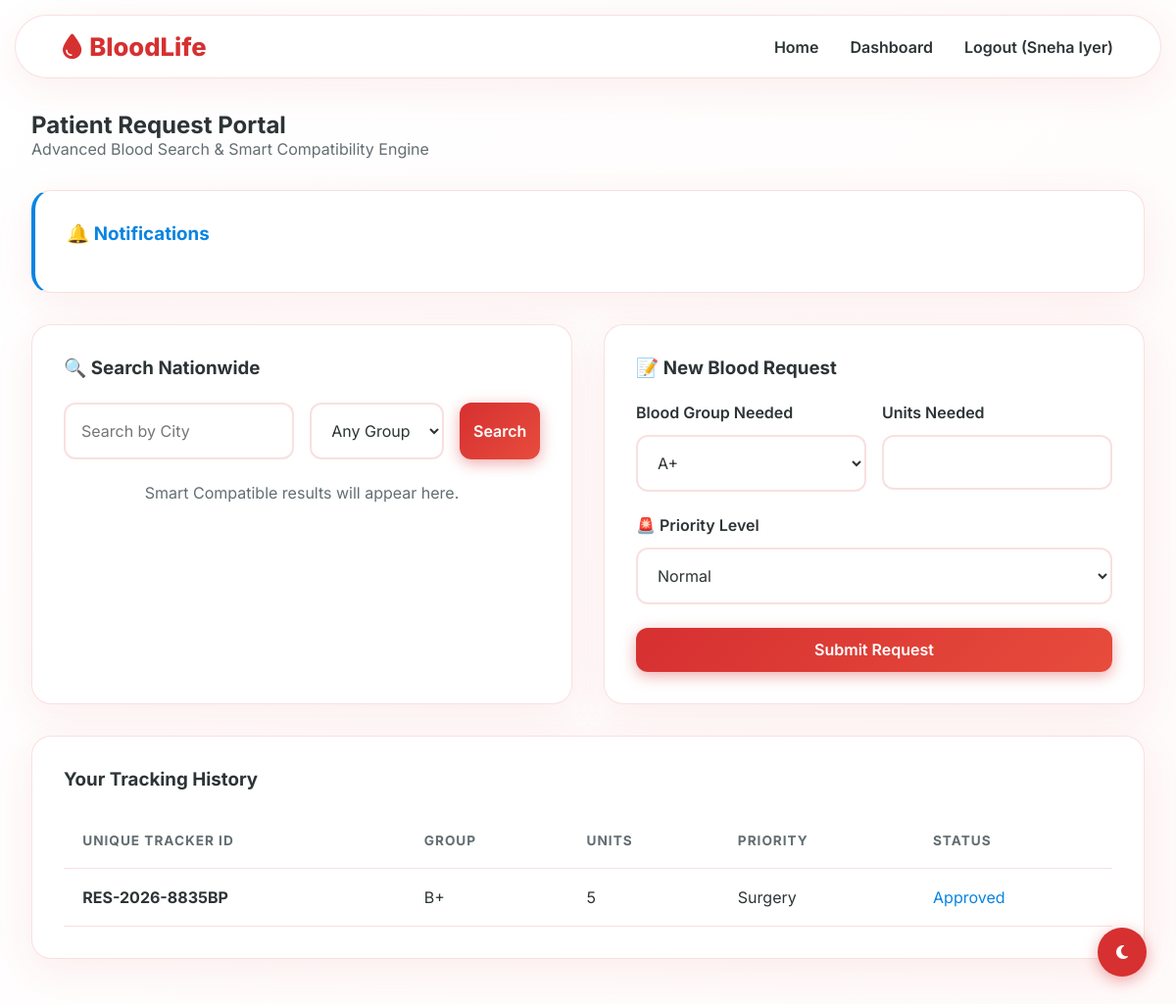
Screenshot of /dashboard/receiver (signed in) with the database file from the repository.
### models.py (models this page shows, shortened)
class User(db.Model):
    __tablename__ = 'users'
    id = db.Column(db.Integer, primary_key=True)
    role = db.Column(db.String(20), nullable=False) # 'admin', 'donor', 'receiver', 'hospital'
    name = db.Column(db.String(100), nullable=False)
    email = db.Column(db.String(120), unique=True, nullable=False)
    password_hash = db.Column(db.String(256), nullable=False)
    blood_group = db.Column(db.String(5), nullable=True) # A+, O-, etc.
    city = db.Column(db.String(100), nullable=True)
    certificate_path = db.Column(db.String(255), nullable=True) # Path to health certs
    created_at = db.Column(db.DateTime, default=lambda: datetime.now(timezone.utc))

class Reservation(db.Model):
    __tablename__ = 'reservations'
    id = db.Column(db.Integer, primary_key=True)
    unique_id = db.Column(db.String(50), unique=True, nullable=False) # e.g., RES-2026-AB123
    user_id = db.Column(db.Integer, db.ForeignKey('users.id'), nullable=False)
    blood_group = db.Column(db.String(5), nullable=False)
    units = db.Column(db.Integer, nullable=False)
    priority_level = db.Column(db.String(20), nullable=False, default='Normal') # Emergency, Critical, Surgery, Normal
    status = db.Column(db.String(20), nullable=False, default='Pending') # Pending, Approved, Ready, Completed
    request_date = db.Column(db.DateTime, default=lambda: datetime.now(timezone.utc))
    suggested_blood_group = db.Column(db.String(5), nullable=True)
    suggested_units = db.Column(db.Integer, nullable=True)
    user = db.relationship('User', backref=db.backref('reservations', lazy=True))

### app.py (the view)
@app.route('/dashboard/receiver')
@login_required('receiver')
def receiver_dashboard():
    user = db.session.get(User, session['user_id'])
    reservations = Reservation.query.filter_by(user_id=user.id).all()
    notifications = Notification.query.filter_by(user_id=user.id).order_by(Notification.created_at.desc()).all()
    return render_template('receiver_dashboard.html', user=user, reservations=reservations, notifications=notifications)

### app.py (called while the page is built)
def login_required(role=None):
    def decorator(f):
        @wraps(f)
        def decorated_function(*args, **kwargs):
            if 'user_id' not in session:
                flash("Please log in to access this page.", "danger")
                return redirect(url_for('login'))
            if role and session.get('user_role') != role:
                flash("Unauthorized access.", "danger")
                return redirect(url_for('dashboard'))
            return f(*args, **kwargs)
        return decorated_function
    return decorator

@app.before_request
def make_session_permanent():
    session.permanent = True
    app.permanent_session_lifetime = timedelta(minutes=60)

### templates/receiver_dashboard.html (shortened to what this page needs)
{% extends 'base.html' %}
{% block content %}
<div style="margin-bottom: 2rem;">
    <h2>Patient Request Portal</h2>
    <p style="color: var(--text-muted);">Advanced Blood Search & Smart Compatibility Engine</p>
</div>
{% if notifications %}
<div class="card glass" style="margin-bottom: 2rem; border-left: 4px solid var(--info);">
    <h3 style="color: var(--info);">🔔 Notifications</h3>
</div>
{% endif %}
<div style="display: grid; grid-template-columns: 1fr 1fr; gap: 2rem;">
    <div class="card glass">
        <h3>🔍 Search Nationwide</h3>
        <div style="display: flex; gap: 1rem; margin-top: 1.5rem;">
            <input type="text" id="searchCity" class="form-control" placeholder="Search by City">
            <select id="searchGroup" class="form-control" style="width: auto;">
                <option value="">Any Group</option>
            </select>
            <button onclick="performSearch()" class="btn btn-primary">Search</button>
        </div>
        <div id="searchResults" style="margin-top: 1.5rem;">
            <p style="color: var(--text-muted); text-align: center;">Smart Compatible results will appear here.</p>
        </div>
    </div>
    <div class="card glass">
        <h3>📝 New Blood Request</h3>
        <form method="POST" action="{{ url_for('request_blood') }}" style="margin-top: 1.5rem;">
            <div style="display: grid; grid-template-columns: 1fr 1fr; gap: 1rem;">
                <div class="form-group">
                    <label class="form-label">Blood Group Needed</label>
                    <select name="blood_group" class="form-control" required>
                        <option value="A+">A+</option>
                    </select>
                </div>
                <div class="form-group">
                    <label class="form-label">Units Needed</label>
                    <input type="number" name="units" class="form-control" required min="1" max="50">
                </div>
            </div>
            <div class="form-group">
                <label class="form-label">🚨 Priority Level</label>
                <select name="priority" class="form-control" required>
                    <option value="Normal">Normal</option>
                </select>
            </div>
            <button type="submit" class="btn btn-primary" style="width: 100%;">Submit Request</button>
        </form>
    </div>
</div>
<div class="card glass" style="margin-top: 2rem;">
    <h3>Your Tracking History</h3>
    <table class="table">
        <thead>
            <tr>
                <th>Unique Tracker ID</th>
                <th>Group</th>
                <th>Units</th>
                <th>Priority</th>
                <th>Status</th>
            </tr>
        </thead>
        <tbody>
            {% for req in reservations %}
            <tr>
                <td><strong>{{ req.unique_id }}</strong></td>
                <td>{{ req.blood_group }}</td>
                <td>{{ req.units }}</td>
                <td>
                    {% if req.priority_level == 'Critical' or req.priority_level == 'Emergency' %}
                        <span style="color: var(--danger); font-weight: bold;">{{ req.priority_level }}</span>
                    {% else %}
                        {{ req.priority_level }}
                    {% endif %}
                </td>
                <td>
                    {% if req.status == 'Pending' %}
                        <span style="color: var(--warning);">{{ req.status }}</span>
                    {% elif req.status == 'Approved' %}
                        <span style="color: var(--info);">{{ req.status }}</span>
                    {% elif req.status == 'Accepted Alternative' %}
                        <span style="color: var(--info);">{{ req.status }} ({{ req.suggested_blood_group }})</span>
                    {% else %}
                        <span style="color: var(--success);">{{ req.status }}</span>
                    {% endif %}
                </td>
            </tr>
            {% else %}
            <tr><td colspan="5">No requests made yet.</td></tr>
            {% endfor %}
        </tbody>
    </table>
</div>
{% endblock %}

### templates/base.html (shortened to what this page needs)
<!DOCTYPE html>
<html lang="en">
<head>
    <link rel="stylesheet" href="https://cdnjs.cloudflare.com/ajax/libs/font-awesome/6.4.0/css/all.min.css">
    <link rel="stylesheet" href="{{ url_for('static', filename='css/style.css') }}">
</head>
<body>
    <nav class="navbar glass">
        <a href="{{ url_for('index') }}" class="nav-brand">
            <i class="fa-solid fa-droplet"></i> BloodLife
        </a>
        <div class="nav-links">
            <a href="{{ url_for('index') }}">Home</a>
            {% if session.get('user_id') %}
                <a href="{{ url_for('dashboard') }}">Dashboard</a>
                <a href="{{ url_for('logout') }}">Logout ({{ session.get('user_name') }})</a>
            {% else %}
                <a href="{{ url_for('login') }}">Login</a>
                <a href="{{ url_for('register') }}">Register</a>
            {% endif %}
        </div>
    </nav>
    <div class="theme-toggle" onclick="toggleTheme()" style="position: fixed; bottom: 30px; right: 30px; z-index: 1000; width: 50px; height: 50px; background: var(--primary); color: white; border-radius: 50%; display: flex; align-items: center; justify-content: center; cursor: pointer; box-shadow: 0 4px 15px var(--primary-glow); transition: transform 0.3s ease;">
        <i class="fas fa-moon" id="theme-icon"></i>
    </div>
    <main class="container">
        {% block content %}{% endblock %}
    </main>
</body>
</html>

### static/css/style.css (style rules this page uses)
:root { --primary: #d63031; --primary-glow: rgba(214, 48, 49, 0.4); --secondary: #e74c3c; --bg-gradient-1: #ffffff; --bg-gradient-2: #fff5f5; --text-main: #2d3436; --text-muted: #636e72; --glass-bg: rgba(255, 255, 255, 0.85); --glass-border: rgba(214, 48, 49, 0.15); --glass-shadow: 0 10px 40px 0 rgba(214, 48, 49, 0.08); --success: #00b894; --warning: #fdcb6e; --danger: #d63031; --info: #0984e3; --card-bg: var(--glass-bg); --nav-bg: rgba(255, 255, 255, 0.8); }
* { box-sizing: border-box; margin: 0; padding: 0; font-family: 'Inter', -apple-system, sans-serif; }
body { background: linear-gradient(-45deg, var(--bg-gradient-1), var(--bg-gradient-2), var(--bg-gradient-3, var(--bg-gradient-1))); background-size: 400% 400%; animation: gradientBG 15s ease infinite; color: var(--text-main); min-height: 100vh; display: flex; flex-direction: column; transition: background 0.5s ease, color 0.5s ease; }
.glass { background: var(--glass-bg); backdrop-filter: blur(16px); -webkit-backdrop-filter: blur(16px); border: 1px solid var(--glass-border); box-shadow: var(--glass-shadow); border-radius: 20px; overflow: hidden; }
.navbar { display: flex; justify-content: space-between; align-items: center; padding: 1rem 3rem; position: sticky; top: 15px; margin: 0 15px; z-index: 100; border-radius: 100px; background: var(--nav-bg); }
.nav-brand { font-size: 1.6rem; font-weight: 800; color: var(--primary); text-decoration: none; display: flex; align-items: center; gap: 0.5rem; text-transform: tracking; }
.nav-links { display: flex; gap: 2rem; align-items: center; }
.nav-links a { text-decoration: none; color: var(--text-main); font-weight: 600; transition: color 0.3s ease; }
.container { max-width: 1400px; margin: 0 auto; padding: 3rem 2rem; flex: 1; width: 100%; }
.btn { display: inline-flex; align-items: center; justify-content: center; gap: 0.5rem; padding: 0.8rem 1.8rem; border-radius: 12px; border: none; cursor: pointer; font-weight: 600; text-decoration: none; transition: all 0.3s cubic-bezier(0.25, 0.8, 0.25, 1); font-size: 1rem; position: relative; overflow: hidden; }
.btn::after { content: ''; position: absolute; top: 50%; left: 50%; width: 0; height: 0; background: rgba(255, 255, 255, 0.2); border-radius: 50%; transform: translate(-50%, -50%); transition: width 0.6s ease, height 0.6s ease; }
.btn-primary { background: linear-gradient(135deg, var(--primary), var(--secondary)); color: white; box-shadow: 0 4px 15px var(--primary-glow); }
.form-group { margin-bottom: 1.5rem; }
.form-label { display: block; margin-bottom: 0.8rem; font-weight: 600; color: var(--text-main); }
.form-control { width: 100%; padding: 1rem; border-radius: 12px; border: 2px solid var(--glass-border); background: var(--glass-bg); color: var(--text-main); transition: all 0.3s ease; font-size: 1rem; }
.card { padding: 2rem; transition: transform 0.4s cubic-bezier(0.175, 0.885, 0.32, 1.275), box-shadow 0.4s ease; position: relative; z-index: 1; }
.table { width: 100%; border-collapse: separate; border-spacing: 0; margin-top: 1.5rem; }
.table th, .table td { padding: 1.2rem; text-align: left; border-bottom: 1px solid var(--glass-border); }
.table th { font-weight: 700; color: var(--text-muted); text-transform: uppercase; font-size: 0.85rem; letter-spacing: 1px; }
.table tbody tr { transition: background-color 0.2s ease; }

### rows the page displays
User: get "Sneha Iyer"
Reservation: unique_id "RES-2026-8835BP", blood_group "B+", units "5", priority_level "Surgery", status "Approved"
